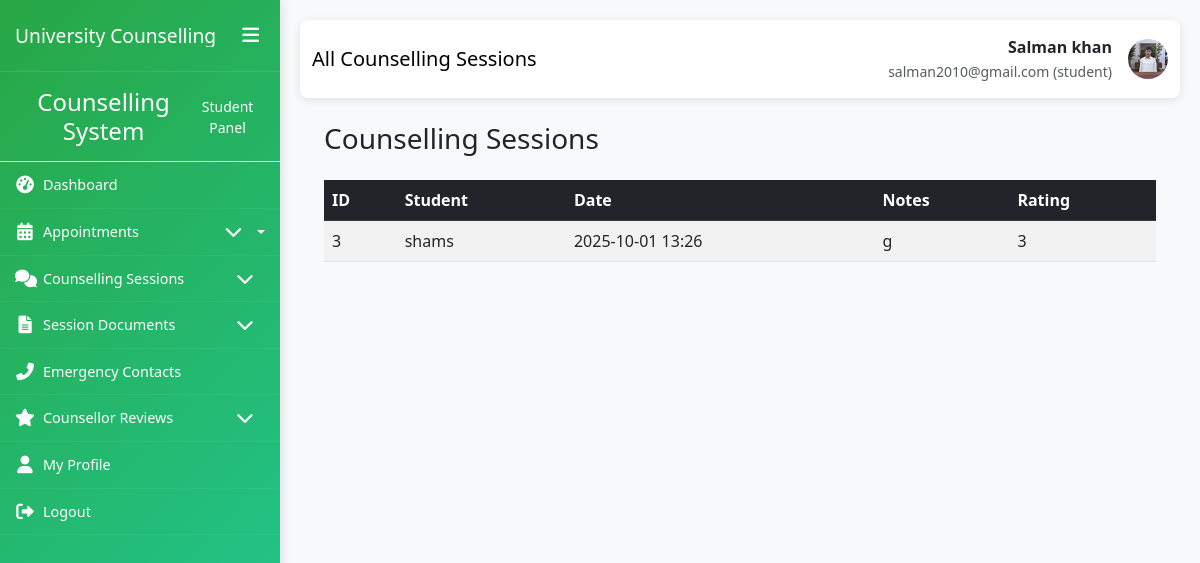
The page /student_session_list/ (signed in) on the database its author committed.
### My_App/models.py (models this page shows, shortened)
class CustomUser(AbstractUser):
    ROLE_CHOICES = (
        ('student', 'Student'),
        ('counsellor', 'Counsellor'),
        ('admin', 'Administrator'),
    )
    role = models.CharField(max_length=20, choices=ROLE_CHOICES, default='student')
    phone_number = models.CharField(max_length=15, blank=True, null=True)
    date_of_birth = models.DateField(blank=True, null=True)
    profile_picture = models.ImageField(upload_to='profile_pics/', blank=True, null=True)
    created_at = models.DateTimeField(auto_now_add=True)
    updated_at = models.DateTimeField(auto_now=True)
    class Meta:
        permissions = [
            ("can_access_admin_panel", "Can access admin panel"),
            ("can_manage_users", "Can manage users"),
            ("can_manage_appointments", "Can manage appointments"),
            ("can_view_reports", "Can view reports"),
            ("can_manage_counsellors", "Can manage counsellors"),
        ]

class CounsellingSession(models.Model):
    appointment = models.OneToOneField(Appointment, on_delete=models.CASCADE)
    session_date = models.DateTimeField(auto_now_add=True)
    session_notes = models.TextField()
    counsellor_observations = models.TextField(blank=True, null=True)
    recommendations = models.TextField(blank=True, null=True)
    follow_up_required = models.BooleanField(default=False)
    follow_up_date = models.DateField(blank=True, null=True)
    rating = models.IntegerField(
        validators=[MinValueValidator(1), MaxValueValidator(5)],
        blank=True, null=True
    )
    student_feedback = models.TextField(blank=True, null=True)
    class Meta:
        permissions = [
            ("can_write_session_notes", "Can write session notes"),
            ("can_view_session_history", "Can view session history"),
        ]

class Appointment(models.Model):
    STATUS_CHOICES = (
        ('pending', 'Pending'),
        ('confirmed', 'Confirmed'),
        ('completed', 'Completed'),
        ('cancelled', 'Cancelled'),
        ('no_show', 'No Show'),
    )
    student = models.ForeignKey(Student, on_delete=models.CASCADE)
    counsellor = models.ForeignKey(Counsellor, on_delete=models.CASCADE)
    appointment_date = models.DateTimeField()
    duration_minutes = models.IntegerField(default=60)
    status = models.CharField(max_length=20, choices=STATUS_CHOICES, default='pending')
    purpose = models.TextField()
    concerns = models.TextField(blank=True, null=True)
    created_at = models.DateTimeField(auto_now_add=True)
    updated_at = models.DateTimeField(auto_now=True)
    class Meta:
        ordering = ['-appointment_date']
        unique_together = ['counsellor', 'appointment_date']
        permissions = [
            ("can_change_appointment_status", "Can change appointment status"),
            ("can_view_all_appointments", "Can view all appointments"),
        ]

class Student(models.Model):
    user = models.OneToOneField(CustomUser, on_delete=models.CASCADE, primary_key=True)
    student_id = models.CharField(max_length=20, unique=True)
    enrollment_date = models.DateField()
    FACULTY_CHOICES = (
        ('engineering', 'Engineering'),
        ('science', 'Science'),
        ('arts', 'Arts'),
        ('business', 'Business'),
        ('medicine', 'Medicine'),
        ('law', 'Law'),
    )
    faculty = models.CharField(max_length=50, choices=FACULTY_CHOICES)
    department = models.CharField(max_length=100)
    academic_year = models.IntegerField(
        validators=[MinValueValidator(1), MaxValueValidator(6)]
    )
    emergency_contact_name = models.CharField(max_length=100)
    emergency_contact_phone = models.CharField(max_length=15)
    address = models.TextField(blank=True, null=True)
    class Meta:
        permissions = [
            ("can_view_own_appointments", "Can view own appointments"),
            ("can_book_appointment", "Can book appointment"),
            ("can_view_own_records", "Can view own records"),
            ("can_cancel_appointment", "Can cancel appointment"),
        ]

### My_App/views.py (the view)
# urls.py: path('student_session_list/',views.student_session_list,name='student_session_list'),
def student_session_list(request):
    sessions = CounsellingSession.objects.all().order_by('-session_date')
    return render(request, "My_Student/sessions/session_list.html", {"sessions": sessions})

### templates/My_Student/sessions/session_list.html (shortened to what this page needs)
{% extends 'My_Student/base1.html' %}
{% block page_title %}All Counselling Sessions{% endblock %}
{% block content %}
<div class="container mt-4">
    <div class="d-flex justify-content-between mb-3">
        <h3>Counselling Sessions</h3>
    </div>
    <table class="table table-striped table-hover">
        <thead class="table-dark">
            <tr>
                <th>ID</th>
                <th>Student</th>
                <th>Date</th>
                <th>Notes</th>
                <th>Rating</th>
            </tr>
        </thead>
        <tbody>
        {% for session in sessions %}
            <tr>
                <td>{{ session.id }}</td>
                <td>{{ session.appointment.student.user.username }}</td>
                <td>{{ session.session_date|date:"Y-m-d H:i" }}</td>
                <td>{{ session.session_notes|truncatechars:30 }}</td>
                <td>{{ session.rating|default:"-" }}</td>
            </tr>
        {% empty %}
            <tr><td colspan="6" class="text-center">No sessions found</td></tr>
        {% endfor %}
        </tbody>
    </table>
</div>
{% endblock %}

### templates/My_Student/base1.html (shortened to what this page needs)
<!DOCTYPE html>
<html lang="en">
<head>
    <link href="https://cdn.jsdelivr.net/npm/bootstrap@5.3.0/dist/css/bootstrap.min.css" rel="stylesheet">
    <link href="https://cdnjs.cloudflare.com/ajax/libs/font-awesome/6.0.0/css/all.min.css" rel="stylesheet">
    <link href="https://cdn.jsdelivr.net/npm/sweetalert2@11/dist/sweetalert2.min.css" rel="stylesheet">
</head>
<body>
    <div class="container-fluid p-0">
        <div class="row g-0">
            <div class="sidebar" id="sidebar">
                <div class="sidebar-header">
                    <h3>University Counselling</h3>
                    <button class="sidebar-toggle d-none d-lg-block" id="sidebarToggle">
                        <i class="fas fa-bars"></i>
                    </button>
                </div>
                <div class="sidebar-content">
                    {% include 'My_Student/sidebar.html' %}
                </div>
            </div>
            <div class="main-content" id="mainContent">
                <nav class="navbar navbar-expand-lg navbar-custom">
                    <div class="container-fluid">
                        <span class="navbar-brand">{% block page_title %}Dashboard{% endblock %}</span>
                        <div class="d-flex align-items-center">
                            <div class="me-3 text-end d-none d-md-block">
                                <div class="fw-bold">{{ user.get_full_name|default:user.username }}</div>
                                <small class="text-muted">{{ user.email }} (student)</small>
                            </div>
                            {% if user.profile_picture %}
                            <img src="{{ user.profile_picture.url }}" alt="Profile" class="user-profile-img">
                            {% else %}
                            <div class="user-profile-img bg-secondary d-flex align-items-center justify-content-center text-white">
                                <i class="fas fa-user"></i>
                            </div>
                            {% endif %}
                        </div>
                    </div>
                </nav>
                <div class="container-fluid">
                    {% block content %}{% endblock %}
                </div>
            </div>
        </div>
    </div>
</body>
</html>

### templates/My_Student/base1.html (style rules this page uses)
:root { --sidebar-width: 280px; --sidebar-collapsed-width: 70px; --sidebar-bg: linear-gradient(135deg, #28a745 0%, #20c997 100%); --content-padding: 20px; --transition-speed: 0.3s; }
body { overflow-x: hidden; font-family: 'Segoe UI', Tahoma, Geneva, Verdana, sans-serif; background-color: #f8f9fa; }
.sidebar { background: var(--sidebar-bg); color: white; min-height: 100vh; position: fixed; width: var(--sidebar-width); transition: all var(--transition-speed) ease; z-index: 1000; box-shadow: 2px 0 10px rgba(0,0,0,0.1); overflow-y: auto; }
.sidebar-header { padding: 20px 15px; border-bottom: 1px solid rgba(255,255,255,0.1); display: flex; align-items: center; justify-content: space-between; }
.sidebar-header h3 { font-size: 1.2rem; margin: 0; white-space: nowrap; overflow: hidden; }
.sidebar-toggle { background: none; border: none; color: white; font-size: 1.2rem; cursor: pointer; }
.main-content { margin-left: var(--sidebar-width); padding: var(--content-padding); transition: all var(--transition-speed) ease; min-height: 100vh; width: calc(100% - var(--sidebar-width)); }
.navbar-custom { background: white; box-shadow: 0 2px 10px rgba(0,0,0,0.1); padding: 15px 0; margin-bottom: 20px; border-radius: 8px; }
.user-profile-img { width: 40px; height: 40px; border-radius: 50%; object-fit: cover; }
.sidebar { background: var(--sidebar-bg); color: white; height: 100vh; position: fixed; top: 0; left: 0; width: var(--sidebar-width); transition: all var(--transition-speed) ease; z-index: 1000; box-shadow: 2px 0 10px rgba(0,0,0,0.1); overflow-y: auto; overflow-x: hidden; scrollbar-width: thin; scrollbar-color: rgba(255,255,255,0.4) transparent; }

### rows shown on the page
CustomUser: get_full_name "Salman khan", email "salman2010@gmail.com", profile_picture (picture)
CounsellingSession: id "3", appointment.student.user.username "shams", session_date "2025-10-01 13:26", session_notes "g", rating "3"
